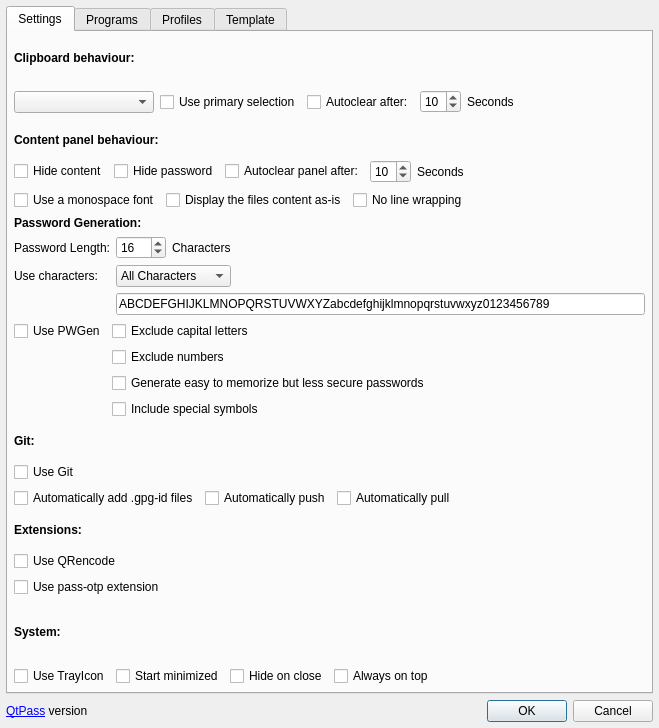
<?xml version="1.0" encoding="UTF-8"?>
<ui version="4.0">
 <class>ConfigDialog</class>
 <widget class="QDialog" name="ConfigDialog">
  <property name="geometry">
   <rect>
    <x>0</x>
    <y>0</y>
    <width>659</width>
    <height>728</height>
   </rect>
  </property>
  <property name="sizePolicy">
   <sizepolicy hsizetype="Minimum" vsizetype="Minimum">
    <horstretch>0</horstretch>
    <verstretch>0</verstretch>
   </sizepolicy>
  </property>
  <property name="windowTitle">
   <string>Configuration</string>
  </property>
  <layout class="QVBoxLayout" name="verticalLayout_2">
   <property name="leftMargin">
    <number>6</number>
   </property>
   <property name="topMargin">
    <number>6</number>
   </property>
   <property name="rightMargin">
    <number>6</number>
   </property>
   <property name="bottomMargin">
    <number>6</number>
   </property>
   <item>
    <widget class="QTabWidget" name="tabWidget">
     <property name="currentIndex">
      <number>0</number>
     </property>
     <widget class="QWidget" name="Tab_Settings">
      <attribute name="title">
       <string>Settings</string>
      </attribute>
      <layout class="QVBoxLayout" name="verticalLayout_5">
       <property name="leftMargin">
        <number>6</number>
       </property>
       <property name="topMargin">
        <number>6</number>
       </property>
       <property name="rightMargin">
        <number>6</number>
       </property>
       <property name="bottomMargin">
        <number>6</number>
       </property>
       <item>
        <layout class="QVBoxLayout" name="Layout_Clipboard">
         <item>
          <widget class="QLabel" name="label_8">
           <property name="font">
            <font>
             <weight>75</weight>
             <bold>true</bold>
            </font>
           </property>
           <property name="text">
            <string>Clipboard behaviour:</string>
           </property>
          </widget>
         </item>
         <item>
          <layout class="QHBoxLayout" name="horizontalLayout">
           <item>
            <widget class="QComboBox" name="comboBoxClipboard">
             <property name="minimumSize">
              <size>
               <width>140</width>
               <height>0</height>
              </size>
             </property>
            </widget>
           </item>
           <item>
            <widget class="QCheckBox" name="checkBoxSelection">
             <property name="text">
              <string>Use primary selection</string>
             </property>
            </widget>
           </item>
           <item>
            <widget class="QCheckBox" name="checkBoxAutoclear">
             <property name="text">
              <string>Autoclear after:</string>
             </property>
            </widget>
           </item>
           <item>
            <widget class="QSpinBox" name="spinBoxAutoclearSeconds">
             <property name="minimum">
              <number>5</number>
             </property>
             <property name="value">
              <number>10</number>
             </property>
            </widget>
           </item>
           <item>
            <widget class="QLabel" name="labelSeconds">
             <property name="text">
              <string>Seconds</string>
             </property>
            </widget>
           </item>
           <item>
            <spacer name="horizontalSpacer_4">
             <property name="orientation">
              <enum>Qt::Horizontal</enum>
             </property>
             <property name="sizeHint" stdset="0">
              <size>
               <width>40</width>
               <height>20</height>
              </size>
             </property>
            </spacer>
           </item>
          </layout>
         </item>
        </layout>
       </item>
       <item>
        <layout class="QVBoxLayout" name="Layout_PasswordBehaviour">
         <item>
          <widget class="QLabel" name="label_6">
           <property name="font">
            <font>
             <weight>75</weight>
             <bold>true</bold>
            </font>
           </property>
           <property name="text">
            <string>Content panel behaviour:</string>
           </property>
          </widget>
         </item>
         <item>
          <layout class="QHBoxLayout" name="horizontalLayout_6">
           <property name="topMargin">
            <number>0</number>
           </property>
           <item>
            <widget class="QCheckBox" name="checkBoxHideContent">
             <property name="text">
              <string>Hide content</string>
             </property>
            </widget>
           </item>
           <item>
            <widget class="QCheckBox" name="checkBoxHidePassword">
             <property name="text">
              <string>Hide password</string>
             </property>
            </widget>
           </item>
           <item>
            <layout class="QHBoxLayout" name="horizontalLayout_7">
             <item>
              <widget class="QCheckBox" name="checkBoxAutoclearPanel">
               <property name="text">
                <string>Autoclear panel after:</string>
               </property>
              </widget>
             </item>
             <item>
              <widget class="QSpinBox" name="spinBoxAutoclearPanelSeconds">
               <property name="minimum">
                <number>5</number>
               </property>
               <property name="value">
                <number>10</number>
               </property>
              </widget>
             </item>
             <item>
              <widget class="QLabel" name="labelPanelSeconds">
               <property name="minimumSize">
                <size>
                 <width>55</width>
                 <height>0</height>
                </size>
               </property>
               <property name="text">
                <string>Seconds</string>
               </property>
              </widget>
             </item>
            </layout>
           </item>
           <item>
            <spacer name="horizontalSpacer_5">
             <property name="orientation">
              <enum>Qt::Horizontal</enum>
             </property>
             <property name="sizeHint" stdset="0">
              <size>
               <width>40</width>
               <height>20</height>
              </size>
             </property>
            </spacer>
           </item>
          </layout>
         </item>
         <item>
          <layout class="QHBoxLayout" name="horizontalLayout_19">
           <item>
            <widget class="QCheckBox" name="checkBoxUseMonospace">
             <property name="text">
              <string>Use a monospace font</string>
             </property>
            </widget>
           </item>
           <item>
            <widget class="QCheckBox" name="checkBoxDisplayAsIs">
             <property name="text">
              <string>Display the files content as-is</string>
             </property>
            </widget>
           </item>
           <item>
            <widget class="QCheckBox" name="checkBoxNoLineWrapping">
             <property name="text">
              <string>No line wrapping</string>
             </property>
            </widget>
           </item>
           <item>
            <spacer name="horizontalSpacer_9">
             <property name="orientation">
              <enum>Qt::Horizontal</enum>
             </property>
             <property name="sizeHint" stdset="0">
              <size>
               <width>40</width>
               <height>20</height>
              </size>
             </property>
            </spacer>
           </item>
          </layout>
         </item>
        </layout>
       </item>
       <item>
        <layout class="QVBoxLayout" name="Layout_PasswordGeneration">
         <item>
          <widget class="QLabel" name="label_4">
           <property name="font">
            <font>
             <weight>75</weight>
             <bold>true</bold>
            </font>
           </property>
           <property name="text">
            <string>Password Generation:</string>
           </property>
          </widget>
         </item>
         <item>
          <layout class="QFormLayout" name="formLayout_2">
           <property name="topMargin">
            <number>0</number>
           </property>
           <item row="0" column="0">
            <widget class="QLabel" name="label_7">
             <property name="text">
              <string>Password Length:</string>
             </property>
            </widget>
           </item>
           <item row="0" column="1">
            <layout class="QHBoxLayout" name="horizontalLayout_13">
             <item>
              <widget class="QSpinBox" name="spinBoxPasswordLength">
               <property name="enabled">
                <bool>true</bool>
               </property>
               <property name="minimumSize">
                <size>
                 <width>50</width>
                 <height>0</height>
                </size>
               </property>
               <property name="minimum">
                <number>8</number>
               </property>
               <property name="maximum">
                <number>255</number>
               </property>
               <property name="value">
                <number>16</number>
               </property>
              </widget>
             </item>
             <item>
              <widget class="QLabel" name="labelLength">
               <property name="enabled">
                <bool>true</bool>
               </property>
               <property name="text">
                <string>Characters</string>
               </property>
              </widget>
             </item>
             <item>
              <spacer name="horizontalSpacer_2">
               <property name="orientation">
                <enum>Qt::Horizontal</enum>
               </property>
               <property name="sizeType">
                <enum>QSizePolicy::Expanding</enum>
               </property>
               <property name="sizeHint" stdset="0">
                <size>
                 <width>40</width>
                 <height>20</height>
                </size>
               </property>
              </spacer>
             </item>
            </layout>
           </item>
           <item row="1" column="0">
            <widget class="QLabel" name="labelPasswordChars">
             <property name="enabled">
              <bool>true</bool>
             </property>
             <property name="text">
              <string>Use characters:</string>
             </property>
            </widget>
           </item>
           <item row="1" column="1">
            <layout class="QHBoxLayout" name="horizontalLayout_10">
             <property name="topMargin">
              <number>0</number>
             </property>
             <item>
              <widget class="QComboBox" name="passwordCharTemplateSelector">
               <property name="sizePolicy">
                <sizepolicy hsizetype="Minimum" vsizetype="Fixed">
                 <horstretch>0</horstretch>
                 <verstretch>0</verstretch>
                </sizepolicy>
               </property>
               <property name="toolTip">
                <string>Select character set for password generation</string>
               </property>
               <item>
                <property name="text">
                 <string>All Characters</string>
                </property>
               </item>
               <item>
                <property name="text">
                 <string>Alphabetical</string>
                </property>
               </item>
               <item>
                <property name="text">
                 <string>Alphanumerical</string>
                </property>
               </item>
               <item>
                <property name="text">
                 <string>Custom</string>
                </property>
               </item>
              </widget>
             </item>
             <item>
              <spacer name="horizontalSpacer_3">
               <property name="orientation">
                <enum>Qt::Horizontal</enum>
               </property>
               <property name="sizeHint" stdset="0">
                <size>
                 <width>40</width>
                 <height>20</height>
                </size>
               </property>
              </spacer>
             </item>
            </layout>
           </item>
           <item row="2" column="1">
            <widget class="QLineEdit" name="lineEditPasswordChars">
             <property name="enabled">
              <bool>true</bool>
             </property>
             <property name="sizePolicy">
              <sizepolicy hsizetype="Expanding" vsizetype="Fixed">
               <horstretch>0</horstretch>
               <verstretch>0</verstretch>
              </sizepolicy>
             </property>
             <property name="maximumSize">
              <size>
               <width>600</width>
               <height>16777215</height>
              </size>
             </property>
             <property name="text">
              <string>ABCDEFGHIJKLMNOPQRSTUVWXYZabcdefghijklmnopqrstuvwxyz0123456789</string>
             </property>
            </widget>
           </item>
          </layout>
         </item>
         <item>
          <layout class="QFormLayout" name="formLayout">
           <property name="topMargin">
            <number>0</number>
           </property>
           <item row="0" column="0">
            <widget class="QCheckBox" name="checkBoxUsePwgen">
             <property name="enabled">
              <bool>true</bool>
             </property>
             <property name="text">
              <string>Use PWGen</string>
             </property>
            </widget>
           </item>
           <item row="0" column="1">
            <widget class="QCheckBox" name="checkBoxAvoidCapitals">
             <property name="text">
              <string>Exclude capital letters</string>
             </property>
            </widget>
           </item>
           <item row="3" column="1">
            <widget class="QCheckBox" name="checkBoxUseSymbols">
             <property name="enabled">
              <bool>true</bool>
             </property>
             <property name="text">
              <string>Include special symbols</string>
             </property>
            </widget>
           </item>
           <item row="2" column="1">
            <widget class="QCheckBox" name="checkBoxLessRandom">
             <property name="text">
              <string>Generate easy to memorize but less secure passwords</string>
             </property>
            </widget>
           </item>
           <item row="1" column="1">
            <widget class="QCheckBox" name="checkBoxAvoidNumbers">
             <property name="text">
              <string>Exclude numbers</string>
             </property>
            </widget>
           </item>
          </layout>
         </item>
        </layout>
       </item>
       <item>
        <layout class="QVBoxLayout" name="Layout_Git">
         <item>
          <widget class="QLabel" name="label_3">
           <property name="font">
            <font>
             <weight>75</weight>
             <bold>true</bold>
            </font>
           </property>
           <property name="text">
            <string>Git:</string>
           </property>
          </widget>
         </item>
         <item>
          <layout class="QHBoxLayout" name="horizontalLayout_9">
           <item>
            <widget class="QCheckBox" name="checkBoxUseGit">
             <property name="enabled">
              <bool>true</bool>
             </property>
             <property name="text">
              <string>Use Git</string>
             </property>
            </widget>
           </item>
          </layout>
         </item>
         <item>
          <layout class="QHBoxLayout" name="horizontalLayout_12">
           <property name="bottomMargin">
            <number>0</number>
           </property>
           <item>
            <widget class="QCheckBox" name="checkBoxAddGPGId">
             <property name="text">
              <string>Automatically add .gpg-id files</string>
             </property>
            </widget>
           </item>
           <item>
            <widget class="QCheckBox" name="checkBoxAutoPush">
             <property name="text">
              <string>Automatically push</string>
             </property>
            </widget>
           </item>
           <item>
            <widget class="QCheckBox" name="checkBoxAutoPull">
             <property name="text">
              <string>Automatically pull</string>
             </property>
            </widget>
           </item>
           <item>
            <spacer name="horizontalSpacer_7">
             <property name="orientation">
              <enum>Qt::Horizontal</enum>
             </property>
             <property name="sizeHint" stdset="0">
              <size>
               <width>40</width>
               <height>20</height>
              </size>
             </property>
            </spacer>
           </item>
          </layout>
         </item>
        </layout>
       </item>
       <item>
        <layout class="QVBoxLayout" name="Extensions">
         <item>
          <widget class="QLabel" name="label_10">
           <property name="font">
            <font>
             <weight>75</weight>
             <bold>true</bold>
            </font>
           </property>
           <property name="text">
            <string>Extensions:</string>
           </property>
          </widget>
         </item>
         <item>
          <layout class="QHBoxLayout" name="horizontalLayout_16">
           <item>
            <widget class="QCheckBox" name="checkBoxUseQrencode">
             <property name="text">
              <string>Use QRencode</string>
             </property>
            </widget>
           </item>
          </layout>
         </item>
         <item>
          <layout class="QHBoxLayout" name="horizontalLayout_14">
           <item>
            <widget class="QCheckBox" name="checkBoxUseOtp">
             <property name="enabled">
              <bool>true</bool>
             </property>
             <property name="text">
              <string>Use pass-otp extension</string>
             </property>
            </widget>
           </item>
          </layout>
         </item>
        </layout>
       </item>
       <item>
        <layout class="QVBoxLayout" name="Layout_System">
         <property name="topMargin">
          <number>0</number>
         </property>
         <item>
          <widget class="QLabel" name="label_5">
           <property name="font">
            <font>
             <weight>75</weight>
             <bold>true</bold>
            </font>
           </property>
           <property name="text">
            <string>System:</string>
           </property>
          </widget>
         </item>
         <item>
          <layout class="QHBoxLayout" name="horizontalLayout_11">
           <property name="bottomMargin">
            <number>0</number>
           </property>
           <item>
            <widget class="QCheckBox" name="checkBoxUseTrayIcon">
             <property name="text">
              <string>Use TrayIcon</string>
             </property>
            </widget>
           </item>
           <item>
            <widget class="QCheckBox" name="checkBoxStartMinimized">
             <property name="text">
              <string>Start minimized</string>
             </property>
            </widget>
           </item>
           <item>
            <widget class="QCheckBox" name="checkBoxHideOnClose">
             <property name="text">
              <string>Hide on close</string>
             </property>
            </widget>
           </item>
           <item>
            <widget class="QCheckBox" name="checkBoxAlwaysOnTop">
             <property name="text">
              <string>Always on top</string>
             </property>
            </widget>
           </item>
           <item>
            <spacer name="horizontalSpacer_6">
             <property name="orientation">
              <enum>Qt::Horizontal</enum>
             </property>
             <property name="sizeHint" stdset="0">
              <size>
               <width>40</width>
               <height>20</height>
              </size>
             </property>
            </spacer>
           </item>
          </layout>
         </item>
        </layout>
       </item>
      </layout>
     </widget>
     <widget class="QWidget" name="Tab_Programs">
      <attribute name="title">
       <string>Programs</string>
      </attribute>
      <layout class="QVBoxLayout" name="verticalLayout">
       <property name="leftMargin">
        <number>6</number>
       </property>
       <property name="topMargin">
        <number>6</number>
       </property>
       <property name="rightMargin">
        <number>6</number>
       </property>
       <property name="bottomMargin">
        <number>6</number>
       </property>
       <item>
        <widget class="QLabel" name="label_9">
         <property name="text">
          <string>Select password storage program:</string>
         </property>
        </widget>
       </item>
       <item>
        <layout class="QHBoxLayout" name="horizontalLayout_5">
         <item>
          <widget class="QRadioButton" name="radioButtonNative">
           <property name="text">
            <string>Nati&amp;ve Git/GPG</string>
           </property>
          </widget>
         </item>
         <item>
          <widget class="QRadioButton" name="radioButtonPass">
           <property name="text">
            <string>&amp;Use pass</string>
           </property>
          </widget>
         </item>
        </layout>
       </item>
       <item>
        <widget class="QWidget" name="widget" native="true">
         <layout class="QHBoxLayout" name="horizontalLayout_2">
          <property name="leftMargin">
           <number>0</number>
          </property>
          <property name="topMargin">
           <number>0</number>
          </property>
          <property name="rightMargin">
           <number>0</number>
          </property>
          <property name="bottomMargin">
           <number>0</number>
          </property>
          <item>
           <widget class="QGroupBox" name="groupBoxNative">
            <property name="title">
             <string>Native</string>
            </property>
            <layout class="QGridLayout" name="gridLayout">
             <item row="1" column="0">
              <widget class="QLabel" name="labelGitPath">
               <property name="text">
                <string>Git</string>
               </property>
              </widget>
             </item>
             <item row="0" column="1">
              <widget class="QLineEdit" name="gpgPath"/>
             </item>
             <item row="0" column="2">
              <widget class="QToolButton" name="toolButtonGpg">
               <property name="text">
                <string>…</string>
               </property>
              </widget>
             </item>
             <item row="1" column="2">
              <widget class="QToolButton" name="toolButtonGit">
               <property name="text">
                <string>…</string>
               </property>
              </widget>
             </item>
             <item row="0" column="0">
              <widget class="QLabel" name="labelGpgPath">
               <property name="text">
                <string>GPG</string>
               </property>
              </widget>
             </item>
             <item row="1" column="1">
              <widget class="QLineEdit" name="gitPath"/>
             </item>
             <item row="2" column="1">
              <widget class="QLineEdit" name="pwgenPath"/>
             </item>
             <item row="2" column="0">
              <widget class="QLabel" name="labelPwgenPath">
               <property name="text">
                <string>PWGen</string>
               </property>
              </widget>
             </item>
             <item row="2" column="2">
              <widget class="QToolButton" name="toolButtonPwgen">
               <property name="text">
                <string>…</string>
               </property>
              </widget>
             </item>
            </layout>
           </widget>
          </item>
          <item>
           <widget class="QGroupBox" name="groupBoxPass">
            <property name="title">
             <string>Pass</string>
            </property>
            <layout class="QVBoxLayout" name="verticalLayout_4">
             <item>
              <layout class="QHBoxLayout" name="horizontalLayout_4">
               <property name="sizeConstraint">
                <enum>QLayout::SetMinimumSize</enum>
               </property>
               <item>
                <widget class="QLabel" name="labelPassPath">
                 <property name="text">
                  <string>pass</string>
                 </property>
                </widget>
               </item>
               <item>
                <widget class="QLineEdit" name="passPath"/>
               </item>
               <item>
                <widget class="QToolButton" name="toolButtonPass">
                 <property name="text">
                  <string>…</string>
                 </property>
                </widget>
               </item>
              </layout>
             </item>
             <item>
              <widget class="QLabel" name="zx2c4">
               <property name="text">
                <string>&lt;html&gt;&lt;head/&gt;&lt;body&gt;&lt;p&gt;&lt;a href=&quot;https://www.passwordstore.org/&quot;&gt;&lt;span style=&quot; text-decoration: underline;&quot;&gt;www.passwordstore.org&lt;/span&gt;&lt;/a&gt;&lt;/p&gt;&lt;/body&gt;&lt;/html&gt;</string>
               </property>
               <property name="openExternalLinks">
                <bool>true</bool>
               </property>
              </widget>
             </item>
            </layout>
           </widget>
          </item>
         </layout>
        </widget>
       </item>
       <item>
        <layout class="QHBoxLayout" name="horizontalLayout_15">
         <item>
          <spacer name="horizontalSpacer_8">
           <property name="orientation">
            <enum>Qt::Horizontal</enum>
           </property>
           <property name="sizeHint" stdset="0">
            <size>
             <width>40</width>
             <height>20</height>
            </size>
           </property>
          </spacer>
         </item>
         <item>
          <widget class="QToolButton" name="autodetectButton">
           <property name="text">
            <string>Autodetect</string>
           </property>
          </widget>
         </item>
        </layout>
       </item>
       <item>
        <spacer name="verticalSpacer">
         <property name="orientation">
          <enum>Qt::Vertical</enum>
         </property>
         <property name="sizeHint" stdset="0">
          <size>
           <width>20</width>
           <height>40</height>
          </size>
         </property>
        </spacer>
       </item>
      </layout>
     </widget>
     <widget class="QWidget" name="Tab_Profiles">
      <attribute name="title">
       <string>Profiles</string>
      </attribute>
      <layout class="QVBoxLayout" name="verticalLayout_3">
       <property name="leftMargin">
        <number>6</number>
       </property>
       <property name="topMargin">
        <number>6</number>
       </property>
       <property name="rightMargin">
        <number>6</number>
       </property>
       <property name="bottomMargin">
        <number>6</number>
       </property>
       <item>
        <widget class="QTableWidget" name="profileTable">
         <property name="sizePolicy">
          <sizepolicy hsizetype="MinimumExpanding" vsizetype="Expanding">
           <horstretch>0</horstretch>
           <verstretch>0</verstretch>
          </sizepolicy>
         </property>
         <property name="frameShape">
          <enum>QFrame::NoFrame</enum>
         </property>
         <property name="frameShadow">
          <enum>QFrame::Plain</enum>
         </property>
         <property name="lineWidth">
          <number>0</number>
         </property>
         <property name="editTriggers">
          <set>QAbstractItemView::DoubleClicked|QAbstractItemView::EditKeyPressed|QAbstractItemView::SelectedClicked</set>
         </property>
         <property name="alternatingRowColors">
          <bool>true</bool>
         </property>
         <property name="selectionMode">
          <enum>QAbstractItemView::SingleSelection</enum>
         </property>
         <property name="selectionBehavior">
          <enum>QAbstractItemView::SelectRows</enum>
         </property>
         <property name="sortingEnabled">
          <bool>true</bool>
         </property>
         <column>
          <property name="text">
           <string>Name</string>
          </property>
         </column>
         <column>
          <property name="text">
           <string>Path</string>
          </property>
         </column>
        </widget>
       </item>
       <item>
        <layout class="QGridLayout" name="gridLayout_11">
         <item row="0" column="0">
          <widget class="QToolButton" name="addButton">
           <property name="text">
            <string>Add</string>
           </property>
           <property name="icon">
            <iconset theme="list-add">
             <normalon>:/icons/document-new.svg</normalon>
            </iconset>
           </property>
           <property name="toolButtonStyle">
            <enum>Qt::ToolButtonFollowStyle</enum>
           </property>
          </widget>
         </item>
         <item row="0" column="1">
          <widget class="QToolButton" name="deleteButton">
           <property name="text">
            <string>Delete</string>
           </property>
           <property name="icon">
            <iconset theme="list-remove">
             <normalon>:/icons/edit-delete.svg</normalon>
            </iconset>
           </property>
           <property name="toolButtonStyle">
            <enum>Qt::ToolButtonFollowStyle</enum>
           </property>
          </widget>
         </item>
         <item row="0" column="2">
          <widget class="QLabel" name="labelStorePath">
           <property name="text">
            <string>Current path</string>
           </property>
          </widget>
         </item>
         <item row="0" column="4">
          <widget class="QToolButton" name="toolButtonStore">
           <property name="text">
            <string>…</string>
           </property>
          </widget>
         </item>
         <item row="0" column="3">
          <widget class="QLineEdit" name="storePath"/>
         </item>
        </layout>
       </item>
      </layout>
     </widget>
     <widget class="QWidget" name="Tab_Template">
      <attribute name="title">
       <string>Template</string>
      </attribute>
      <layout class="QVBoxLayout" name="verticalLayout_6">
       <property name="leftMargin">
        <number>6</number>
       </property>
       <property name="topMargin">
        <number>6</number>
       </property>
       <property name="rightMargin">
        <number>6</number>
       </property>
       <property name="bottomMargin">
        <number>6</number>
       </property>
       <item>
        <widget class="QLabel" name="label_2">
         <property name="locale">
          <locale language="German" country="Germany"/>
         </property>
         <property name="text">
          <string>Templates add extra fields in the password generation dialogue, and in the password view.</string>
         </property>
        </widget>
       </item>
       <item>
        <layout class="QHBoxLayout" name="horizontalLayout_8">
         <item>
          <widget class="QCheckBox" name="checkBoxUseTemplate">
           <property name="text">
            <string>Use template</string>
           </property>
          </widget>
         </item>
         <item>
          <widget class="QCheckBox" name="checkBoxTemplateAllFields">
           <property name="toolTip">
            <string>Show all lines beginning with a word followed by a colon as fields in password fields, not only the listed ones</string>
           </property>
           <property name="text">
            <string>Show all fields templated</string>
           </property>
          </widget>
         </item>
        </layout>
       </item>
       <item>
        <widget class="QPlainTextEdit" name="plainTextEditTemplate">
         <property name="frameShadow">
          <enum>QFrame::Plain</enum>
         </property>
         <property name="plainText">
          <string>login
URL
e-mail</string>
         </property>
        </widget>
       </item>
      </layout>
     </widget>
    </widget>
   </item>
   <item>
    <layout class="QHBoxLayout" name="horizontalLayout_3">
     <item>
      <widget class="QLabel" name="label">
       <property name="text">
        <string>&lt;a href=&quot;https://QtPass.org/&quot;&gt;QtPass&lt;/a&gt; version </string>
       </property>
       <property name="openExternalLinks">
        <bool>true</bool>
       </property>
      </widget>
     </item>
     <item>
      <spacer name="horizontalSpacer">
       <property name="orientation">
        <enum>Qt::Horizontal</enum>
       </property>
       <property name="sizeHint" stdset="0">
        <size>
         <width>40</width>
         <height>20</height>
        </size>
       </property>
      </spacer>
     </item>
     <item>
      <widget class="QDialogButtonBox" name="buttonBox">
       <property name="orientation">
        <enum>Qt::Horizontal</enum>
       </property>
       <property name="standardButtons">
        <set>QDialogButtonBox::Cancel|QDialogButtonBox::Ok</set>
       </property>
      </widget>
     </item>
    </layout>
   </item>
  </layout>
 </widget>
 <tabstops>
  <tabstop>tabWidget</tabstop>
  <tabstop>radioButtonNative</tabstop>
  <tabstop>radioButtonPass</tabstop>
  <tabstop>gpgPath</tabstop>
  <tabstop>toolButtonGpg</tabstop>
  <tabstop>gitPath</tabstop>
  <tabstop>toolButtonGit</tabstop>
  <tabstop>pwgenPath</tabstop>
  <tabstop>toolButtonPwgen</tabstop>
  <tabstop>passPath</tabstop>
  <tabstop>toolButtonPass</tabstop>
  <tabstop>profileTable</tabstop>
  <tabstop>addButton</tabstop>
  <tabstop>deleteButton</tabstop>
  <tabstop>storePath</tabstop>
  <tabstop>toolButtonStore</tabstop>
 </tabstops>
 <resources/>
 <connections>
  <connection>
   <sender>buttonBox</sender>
   <signal>rejected()</signal>
   <receiver>ConfigDialog</receiver>
   <slot>reject()</slot>
   <hints>
    <hint type="sourcelabel">
     <x>556</x>
     <y>518</y>
    </hint>
    <hint type="destinationlabel">
     <x>286</x>
     <y>214</y>
    </hint>
   </hints>
  </connection>
  <connection>
   <sender>buttonBox</sender>
   <signal>accepted()</signal>
   <receiver>ConfigDialog</receiver>
   <slot>accept()</slot>
   <hints>
    <hint type="sourcelabel">
     <x>556</x>
     <y>518</y>
    </hint>
    <hint type="destinationlabel">
     <x>157</x>
     <y>214</y>
    </hint>
   </hints>
  </connection>
 </connections>
</ui>
